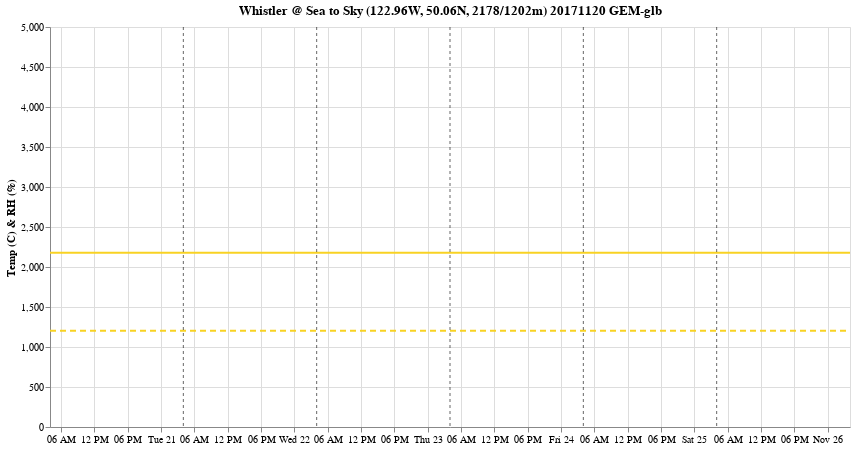

Source (notebook cell):
### Code cell
time_height_a = alt.Chart(meteo).mark_line(color='#F8D223', strokeWidth=2).encode(
    alt.X('datetime:T',  title=None),
    alt.Y('height_a', title='Temp (C) & RH (%)', scale=alt.Scale(domain=[0,5000]))
).properties(width=800, height=400)

time_height_b = alt.Chart(meteo).mark_line(color='#F8D223', strokeWidth=2, strokeDash=[6, 4]).encode(
    alt.X('datetime:T',  title=None),
    alt.Y('height_b', title='Temp (C) & RH (%)', scale=alt.Scale(domain=[0,5000]))
).properties(width=800, height=400)


top_panel = time_height_a + time_height_b + rules.properties(title='Whistler @ Sea to Sky (122.96W, 50.06N, 2178/1202m) 20171120 GEM-glb')
top_panel

### Figure 1 — Vega-Lite specification as saved in the notebook (floating-point values rounded to 4 significant figures; data arrays with more than 128 entries replaced by an {"elided": "..."} marker saying what was removed)
{"config": {"view": {"continuousWidth": 400, "continuousHeight": 300}}, "layer": [{"mark": {"type": "line", "color": "#F8D223", "strokeWidth": 2}, "encoding": {"x": {"field": "datetime", "title": null, "type": "temporal"}, "y": {"field": "height_a", "scale": {"domain": [0, 5000]}, "title": "Temp (C) & RH (%)", "type": "quantitative"}}, "height": 400, "width": 800}, {"mark": {"type": "line", "color": "#F8D223", "strokeDash": [6, 4], "strokeWidth": 2}, "encoding": {"x": {"field": "datetime", "title": null, "type": "temporal"}, "y": {"field": "height_b", "scale": {"domain": [0, 5000]}, "title": "Temp (C) & RH (%)", "type": "quantitative"}}, "height": 400, "width": 800}, {"layer": [{"data": {"name": "data-d890e8691e23ab16bb0599274252fd34"}, "mark": {"type": "rule", "opacity": 0.6, "strokeDash": [3, 3]}, "encoding": {"color": {"field": "color", "scale": null, "type": "nominal"}, "x": {"field": "datetime", "type": "temporal"}}}, {"data": {"name": "data-f9755272b0156eb50b31cf5400a8ec31"}, "mark": {"type": "rule", "opacity": 0.6, "strokeDash": [3, 3]}, "encoding": {"color": {"field": "color", "scale": null, "type": "nominal"}, "x": {"field": "datetime", "type": "temporal"}}}, {"data": {"name": "data-d7f3edebc11c28477e861c4de58e6496"}, "mark": {"type": "rule", "opacity": 0.6, "strokeDash": [3, 3]}, "encoding": {"color": {"field": "color", "scale": null, "type": "nominal"}, "x": {"field": "datetime", "type": "temporal"}}}, {"data": {"name": "data-981ad26b4c961706c23148826f5c88e7"}, "mark": {"type": "rule", "opacity": 0.6, "strokeDash": [3, 3]}, "encoding": {"color": {"field": "color", "scale": null, "type": "nominal"}, "x": {"field": "datetime", "type": "temporal"}}}, {"data": {"name": "data-c5e38843548aeb09bd85b8508ed83ca7"}, "mark": {"type": "rule", "opacity": 0.6, "strokeDash": [3, 3]}, "encoding": {"color": {"field": "color", "scale": null, "type": "nominal"}, "x": {"field": "datetime", "type": "temporal"}}}], "title": "Whistler @ Sea to Sky (122.96W, 50.06N, 2178/1202m) 20171120 GEM-glb"}], "data": {"name": "data-052fec1eb57417fba05d9cd323977cdd"}, "$schema": "https://vega.github.io/schema/vega-lite/v4.17.0.json", "datasets": {"data-052fec1eb57417fba05d9cd323977cdd": {"elided": "145 records"}, "data-d890e8691e23ab16bb0599274252fd34": [{"datetime": "2017-11-21 04:00:00", "color": "black"}], "data-f9755272b0156eb50b31cf5400a8ec31": [{"datetime": "2017-11-22 04:00:00", "color": "black"}], "data-d7f3edebc11c28477e861c4de58e6496": [{"datetime": "2017-11-23 04:00:00", "color": "black"}], "data-981ad26b4c961706c23148826f5c88e7": [{"datetime": "2017-11-24 04:00:00", "color": "black"}], "data-c5e38843548aeb09bd85b8508ed83ca7": [{"datetime": "2017-11-25 04:00:00", "color": "black"}]}}
